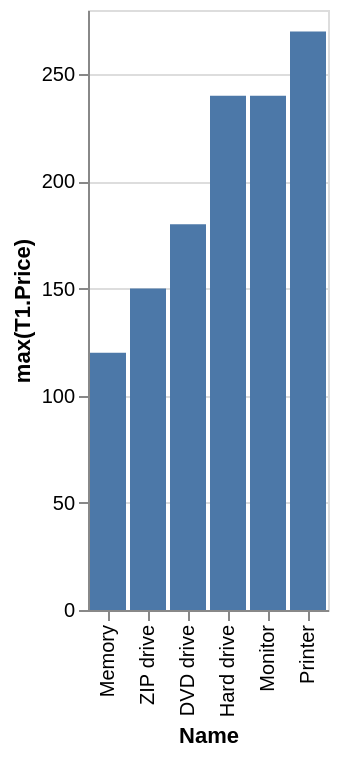

Write the Vega-Lite specification saved for this chart.
### Vega-Lite specification from a JSON file in a GitHub repository (floating-point values rounded to 4 significant figures)
{"data": {"values": [{"x_data": "DVD drive", "y_data": 180}, {"x_data": "Hard drive", "y_data": 240}, {"x_data": "Printer", "y_data": 270}, {"x_data": "ZIP drive", "y_data": 150}, {"x_data": "Monitor", "y_data": 240}, {"x_data": "Memory", "y_data": 120}]}, "mark": "bar", "encoding": {"x": {"field": "x_data", "type": "nominal", "title": "Name", "sort": {"op": "sum", "field": "y_data", "order": "ascending"}}, "y": {"field": "y_data", "type": "quantitative", "title": "max(T1.Price)"}}}
